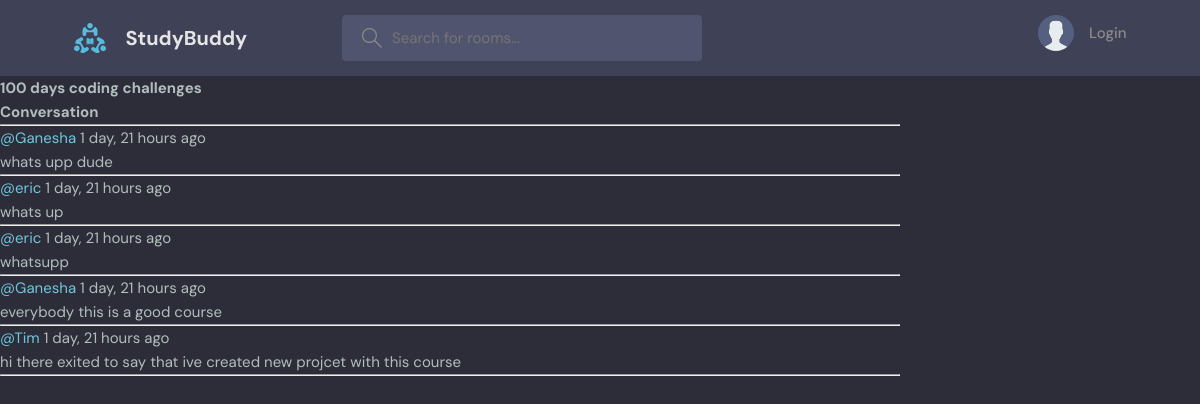
Page /room9/ on the earlier database version.
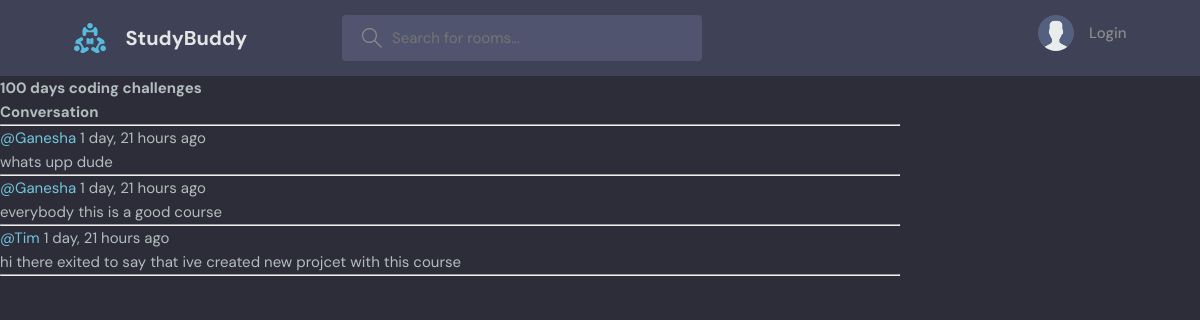
Same page on the later database version.
### base/models.py (models this page shows, shortened)
class Message(models.Model):
    user =models.ForeignKey(User, on_delete = models.CASCADE)
    room = models.ForeignKey(Room, on_delete=models.CASCADE)
    body = models.TextField()
    updated = models.DateTimeField(auto_now=True)
    created = models.DateTimeField(auto_now_add=True)
    class Meta:
        ordering = ['-updated','-created']

### base/views.py (the view, shortened to what this page needs)
def room(request,pk):
    room = Room.objects.get(id = pk)
    room_messages = room.message_set.all().order_by('-created')
    participants = room.participants.all()
    context = {"room":room,"room_messages":room_messages,'participants':participants}
    return render(request, 'base/room.html',context)

### base/templates/base/room.html (shortened to what this page needs)
{%extends 'main.html'%} {%block content%}
<div class="room-container">
    <div>
        <h1>{{room.name}}</h1>
        <div class="comment-wrapper">
            <h3>Conversation</h1>
            <hr/>
            {%for message in room_messages%}
            <div>
                <a href="{%url 'user_profile' user.id%}">@{{message.user}}</a> <small>{{message.created|timesince}} ago</small>
                <p>{{message.body}}</p>
                <hr>
            </div>
            {%endfor%}
        </div>
{%endblock%}

Differences in the rows shown:
removed Message: user "eric", created "1 day, 21 hours", body "whats up"
removed Message: user "eric", created "1 day, 21 hours", body "whatsupp"
